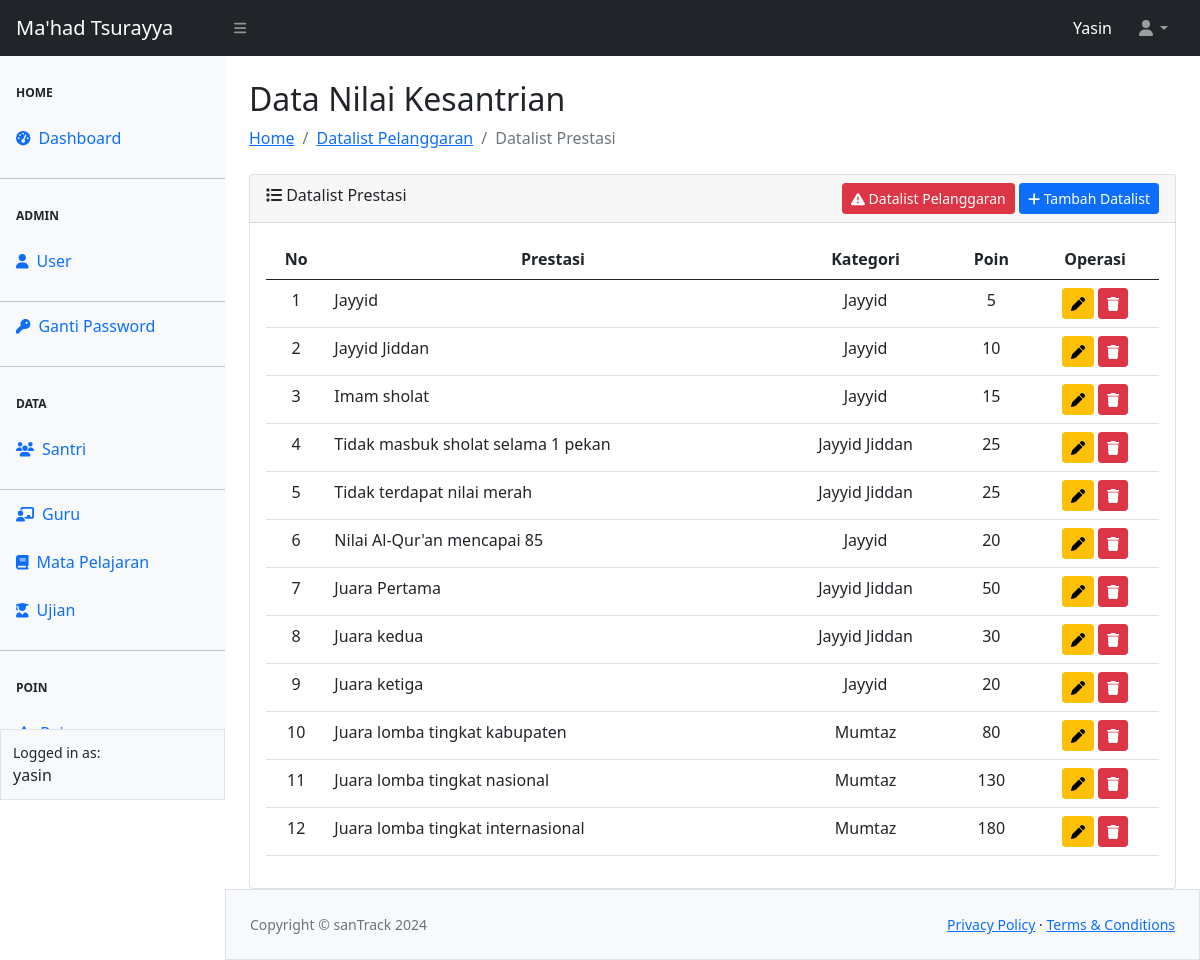
The app's page /poin/prestasi.php (signed in) with its own data.
### tables this page shows
CREATE TABLE `tbl_prestasi` (
  `id` int(20) NOT NULL,
  `prestasi` varchar(100) NOT NULL,
  `kategori` enum('Jayyid','Jayyid Jiddan','Mumtaz','') NOT NULL,
  `poin` int(50) NOT NULL
);

### config.php (called while the page is built, shortened)
<?php
$main_url = "http://localhost/sekolah";

### poin/prestasi.php (the view, shortened to what this page needs)
<?php
require_once "../config.php";
require_once "../template/header.php";
require_once "../template/navbar.php";
require_once "../template/sidebar.php";
?>
<div id="layoutSidenav_content">
    <main>
        <div class="container-fluid px-4">
            <h2 class="mt-4">Data Nilai Kesantrian</h2>
            <ol class="breadcrumb mb-4">
                <li class="breadcrumb-item"><a href="../index.php">Home</a></li>
                <li class="breadcrumb-item"><a href="pelanggaran.php">Datalist Pelanggaran</a></li>
                <li class="breadcrumb-item active">Datalist Prestasi</li>
            </ol>
            <div class="card">
                <div class="card-header">
                    <i class="fa-solid fa-list"></i> Datalist Prestasi
                    <a href="<?= $main_url ?>/poin/add-prestasi.php" class="btn btn-sm btn-primary float-end"><i class="fa-solid fa-plus"></i> Tambah Datalist</a>
                    <a href="<?= $main_url ?>/poin/pelanggaran.php" class="btn btn-sm btn-danger float-end me-1"><i class="fas fa-triangle-exclamation"></i> Datalist Pelanggaran</a>
                </div>
                <div class="card-body">
                    <table class="table table-hover" id="datatablesSimple">
                        <thead>
                                <tr>
                                    <th scope="col"><center>No</center></th>
                                    <th scope="col"><center>Prestasi</center></th>
                                    <th scope="col"><center>Kategori</center></th>
                                    <th scope="col"><center>Poin</center></th>
                                    <th scope="col"><center>Operasi</center></th>
                                </tr>
                        </thead>
                        <tbody>
                            <?php
                            $no = 1;
                            $queryPrestasi = mysqli_query($koneksi, "SELECT * FROM tbl_prestasi");
                            while($data = mysqli_fetch_array($queryPrestasi)) { ?>
                            <tr>
                                <td><center><?= $no++ ?></center></td>
                                <td><?= $data['prestasi'] ?></td>
                                <td><center><?= $data['kategori'] ?></center></td>
                                <td><center><?= $data['poin'] ?></center></td>
                                <td><center>
                                    <a href="edit-prestasi.php?id=<?= $data['id'] ?>" class="btn btn-sm btn-warning" title="Update Datalist"><i class="fa-solid fa-pen"></i></a>
                                    <a href="hapus-list.php?id=<?= $data['id'] ?>" class="btn btn-sm btn-danger" title="Hapus Datalist"><i class="fa-solid fa-trash"></i></a>
                                </center></td>
                            </tr>
                            <?php
                            }
                            ?>
                        </tbody>
                    </table>
                </div>
        </div>
    </main>
<?php
require_once "../template/footer.php";
?>

### records on screen
tbl_prestasi: prestasi "Jayyid", kategori "Jayyid", poin "5"
tbl_prestasi: prestasi "Jayyid Jiddan", kategori "Jayyid", poin "10"
tbl_prestasi: prestasi "Imam sholat", kategori "Jayyid", poin "15"
tbl_prestasi: prestasi "Tidak masbuk sholat selama 1 pekan", kategori "Jayyid Jiddan", poin "25"
tbl_prestasi: prestasi "Tidak terdapat nilai merah", kategori "Jayyid Jiddan", poin "25"
tbl_prestasi: prestasi "Nilai Al-Qur'an mencapai 85", kategori "Jayyid", poin "20"
tbl_prestasi: prestasi "Juara Pertama", kategori "Jayyid Jiddan", poin "50"
tbl_prestasi: prestasi "Juara kedua", kategori "Jayyid Jiddan", poin "30"
tbl_prestasi: prestasi "Juara ketiga", kategori "Jayyid", poin "20"
tbl_prestasi: prestasi "Juara lomba tingkat kabupaten", kategori "Mumtaz", poin "80"
tbl_prestasi: prestasi "Juara lomba tingkat nasional", kategori "Mumtaz", poin "130"
tbl_prestasi: prestasi "Juara lomba tingkat internasional", kategori "Mumtaz", poin "180"

### other values on screen
$_SESSION["ssUser"] "Yasin"
$_SESSION["ssUser"] "yasin"
